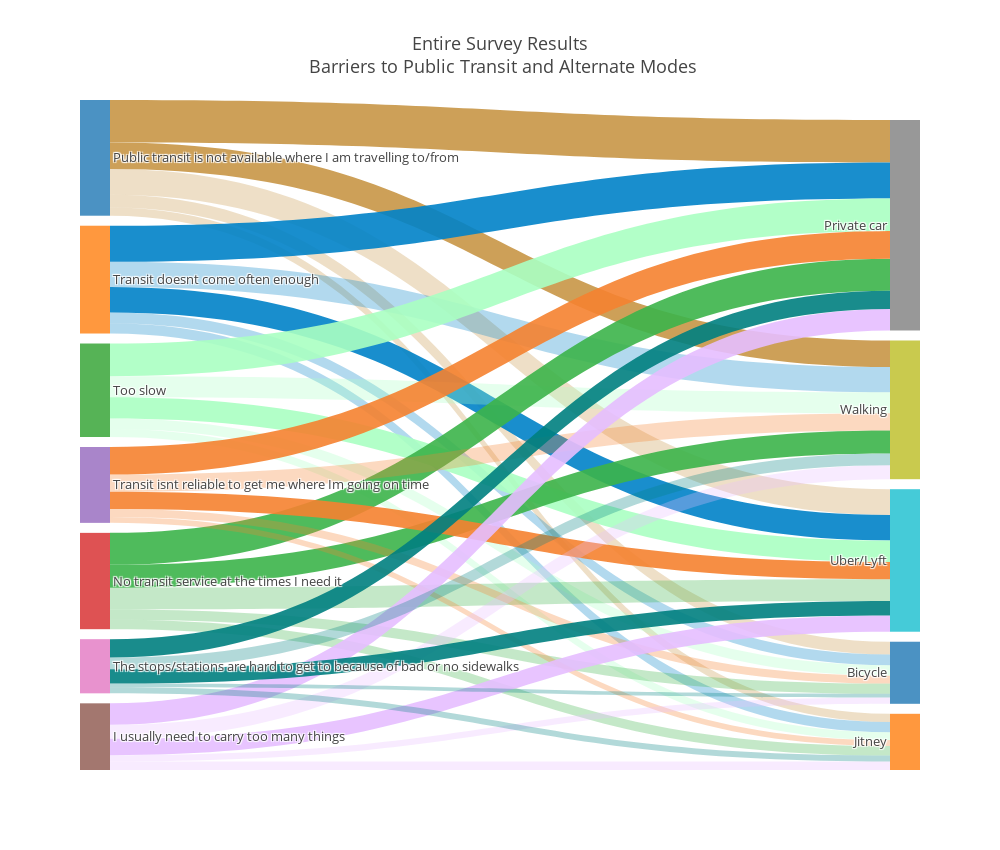

Write notebook code for a chart like this one.
### Markdown cell above
### Entire Network

### Code cell
allegheny_sankey_format = hp.sankeyFormat(data, from_col = 13, to_col = 12, threshold=0.07, rm_other=True)
allegheny_sankey = hp.drawSankey(allegheny_sankey_format, 
                          title= "Entire Survey Results\
<br> Barriers to Public Transit and Alternate Modes")

iplot(allegheny_sankey, validate = False)

### Figure 1 — Plotly figure (JSON) as saved in the notebook; plotly's stock layout.template omitted (floating-point values rounded to 4 significant figures)
{"data": [{"link": {"color": ["rgba(200, 150, 70,0.9)", "rgba(200, 150, 70,0.9)", "rgba(200, 150, 70,0.3)", "rgba(200, 150, 70,0.3)", "rgba(200, 150, 70,0.3)", "rgba(0, 130, 200,0.9)", "rgba(0, 130, 200,0.3)", "rgba(0, 130, 200,0.9)", "rgba(0, 130, 200,0.3)", "rgba(0, 130, 200,0.3)", "rgba(170, 255, 195,0.9)", "rgba(170, 255, 195,0.3)", "rgba(170, 255, 195,0.9)", "rgba(170, 255, 195,0.3)", "rgba(170, 255, 195,0.3)", "rgba(60, 180, 75,0.9)", "rgba(60, 180, 75,0.9)", "rgba(60, 180, 75,0.3)", "rgba(60, 180, 75,0.3)", "rgba(60, 180, 75,0.3)", "rgba(245, 130, 48,0.9)", "rgba(245, 130, 48,0.3)", "rgba(245, 130, 48,0.9)", "rgba(245, 130, 48,0.3)", "rgba(245, 130, 48,0.3)", "rgba(230, 190, 255,0.9)", "rgba(230, 190, 255,0.3)", "rgba(230, 190, 255,0.9)", "rgba(230, 190, 255,0.3)", "rgba(230, 190, 255,0.3)", "rgba(0, 128, 128,0.9)", "rgba(0, 128, 128,0.3)", "rgba(0, 128, 128,0.9)", "rgba(0, 128, 128,0.3)", "rgba(0, 128, 128,0.3)"], "source": [0, 0, 0, 0, 0, 1, 1, 1, 1, 1, 2, 2, 2, 2, 2, 3, 3, 3, 3, 3, 4, 4, 4, 4, 4, 5, 5, 5, 5, 5, 6, 6, 6, 6, 6], "target": [7, 8, 9, 10, 11, 7, 8, 9, 10, 11, 7, 8, 9, 10, 11, 7, 8, 9, 10, 11, 7, 8, 9, 10, 11, 7, 8, 9, 10, 11, 7, 8, 9, 10, 11], "value": [166, 104, 101, 50, 32, 141, 99, 100, 42, 40, 128, 82, 84, 41, 31, 125, 90, 85, 40, 37, 108, 67, 68, 31, 23, 84, 55, 64, 25, 33, 72, 46, 56, 14, 24]}, "node": {"label": ["Public transit is not available where I am travelling to/from", "Transit doesnt come often enough", "Too slow", "No transit service at the times I need it", "Transit isnt reliable to get me where Im going on time", "I usually need to carry too many things", "The stops/stations are hard to get to because of bad or no sidewalks", "Private car", "Walking", "Uber/Lyft", "Bicycle", "Jitney"], "line": {"color": "black", "width": 0}, "pad": 10, "thickness": 30}, "orientation": "h", "type": "sankey", "valueformat": ".0f", "valuesuffix": " people"}], "layout": {"font": {"size": 13}, "height": 850, "title": "Entire Survey Results<br> Barriers to Public Transit and Alternate Modes", "width": 1000}}
